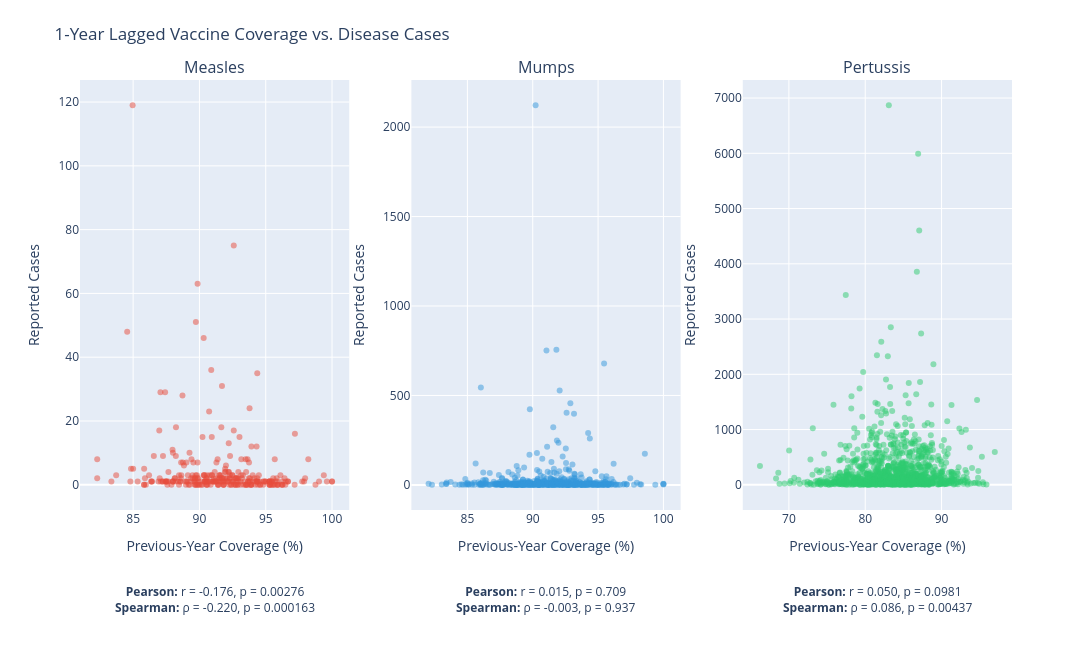

The cell this chart's notebook holds for it:
### Code cell
fig = graph_lagged_coverage_cases(lag_dfs)
fig.show()

### Figure 1 — Plotly figure (JSON) as saved in the notebook; plotly's stock layout.template omitted (floating-point values rounded to 4 significant figures; data arrays with more than 128 entries replaced by an {"elided": "..."} marker saying what was removed)
{"data": [{"hovertemplate": "<b>%{text}</b><br>Previous-year coverage: %{x:.2f}%<br>Cases: %{y}<extra></extra>", "marker": {"color": "#E74C3C", "opacity": 0.5}, "mode": "markers", "name": "Measles", "text": {"elided": "288 str values"}, "type": "scatter", "x": {"elided": "288 float values"}, "xaxis": "x", "y": {"elided": "288 float values"}, "yaxis": "y"}, {"hovertemplate": "<b>%{text}</b><br>Previous-year coverage: %{x:.2f}%<br>Cases: %{y}<extra></extra>", "marker": {"color": "#3498DB", "opacity": 0.5}, "mode": "markers", "name": "Mumps", "text": {"elided": "581 str values"}, "type": "scatter", "x": {"elided": "581 float values"}, "xaxis": "x2", "y": {"elided": "581 float values"}, "yaxis": "y2"}, {"hovertemplate": "<b>%{text}</b><br>Previous-year coverage: %{x:.2f}%<br>Cases: %{y}<extra></extra>", "marker": {"color": "#2ECC71", "opacity": 0.5}, "mode": "markers", "name": "Pertussis", "text": {"elided": "1098 str values"}, "type": "scatter", "x": {"elided": "1098 float values"}, "xaxis": "x3", "y": {"elided": "1098 float values"}, "yaxis": "y3"}], "layout": {"annotations": [{"font": {"size": 16}, "showarrow": false, "text": "Measles", "x": 0.1444, "xanchor": "center", "xref": "paper", "y": 1, "yanchor": "bottom", "yref": "paper"}, {"font": {"size": 16}, "showarrow": false, "text": "Mumps", "x": 0.5, "xanchor": "center", "xref": "paper", "y": 1, "yanchor": "bottom", "yref": "paper"}, {"font": {"size": 16}, "showarrow": false, "text": "Pertussis", "x": 0.8556, "xanchor": "center", "xref": "paper", "y": 1, "yanchor": "bottom", "yref": "paper"}, {"align": "center", "font": {"size": 12}, "showarrow": false, "text": "<b>Pearson:</b> r = -0.176, p = 0.00276<br><b>Spearman:</b> ρ = -0.220, p = 0.000163", "x": 0.5, "xref": "x domain", "y": -0.25, "yref": "paper"}, {"align": "center", "font": {"size": 12}, "showarrow": false, "text": "<b>Pearson:</b> r = 0.015, p = 0.709<br><b>Spearman:</b> ρ = -0.003, p = 0.937", "x": 0.5, "xref": "x2 domain", "y": -0.25, "yref": "paper"}, {"align": "center", "font": {"size": 12}, "showarrow": false, "text": "<b>Pearson:</b> r = 0.050, p = 0.0981<br><b>Spearman:</b> ρ = 0.086, p = 0.00437", "x": 0.5, "xref": "x3 domain", "y": -0.25, "yref": "paper"}], "height": 650, "margin": {"b": 140, "t": 80}, "showlegend": false, "title": {"text": "1-Year Lagged Vaccine Coverage vs. Disease Cases"}, "width": 1200, "xaxis": {"anchor": "y", "domain": [0, 0.2889], "title": {"text": "Previous-Year Coverage (%)"}}, "xaxis2": {"anchor": "y2", "domain": [0.3556, 0.6444], "title": {"text": "Previous-Year Coverage (%)"}}, "xaxis3": {"anchor": "y3", "domain": [0.7111, 1], "title": {"text": "Previous-Year Coverage (%)"}}, "yaxis": {"anchor": "x", "domain": [0, 1], "title": {"text": "Reported Cases"}}, "yaxis2": {"anchor": "x2", "domain": [0, 1], "title": {"text": "Reported Cases"}}, "yaxis3": {"anchor": "x3", "domain": [0, 1], "title": {"text": "Reported Cases"}}}}
